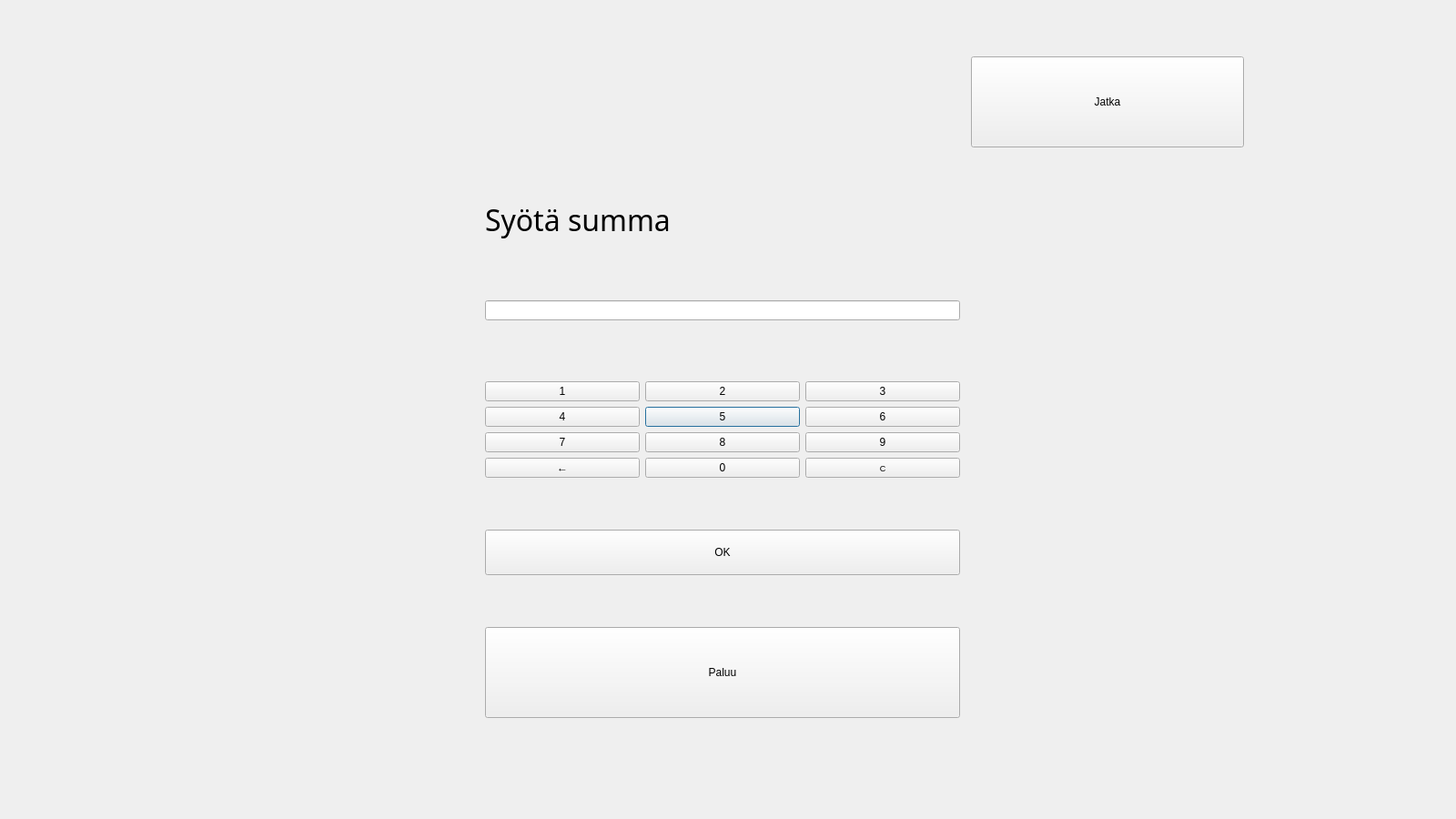
<?xml version="1.0" encoding="UTF-8"?>
<ui version="4.0">
 <class>Amount</class>
 <widget class="QDialog" name="Amount">
  <property name="geometry">
   <rect>
    <x>0</x>
    <y>0</y>
    <width>1600</width>
    <height>900</height>
   </rect>
  </property>
  <property name="windowTitle">
   <string>Nostettava summa</string>
  </property>
  <layout class="QGridLayout" name="gridLayout_2">
   <item row="9" column="2">
    <layout class="QGridLayout" name="gridLayout">
     <item row="1" column="1">
      <widget class="QPushButton" name="btn5">
       <property name="sizePolicy">
        <sizepolicy hsizetype="Preferred" vsizetype="Preferred">
         <horstretch>0</horstretch>
         <verstretch>0</verstretch>
        </sizepolicy>
       </property>
       <property name="text">
        <string>5</string>
       </property>
      </widget>
     </item>
     <item row="1" column="0">
      <widget class="QPushButton" name="btn4">
       <property name="sizePolicy">
        <sizepolicy hsizetype="Preferred" vsizetype="Preferred">
         <horstretch>0</horstretch>
         <verstretch>0</verstretch>
        </sizepolicy>
       </property>
       <property name="text">
        <string>4</string>
       </property>
      </widget>
     </item>
     <item row="0" column="2">
      <widget class="QPushButton" name="btn3">
       <property name="sizePolicy">
        <sizepolicy hsizetype="Preferred" vsizetype="Preferred">
         <horstretch>0</horstretch>
         <verstretch>0</verstretch>
        </sizepolicy>
       </property>
       <property name="text">
        <string>3</string>
       </property>
      </widget>
     </item>
     <item row="2" column="2">
      <widget class="QPushButton" name="btn9">
       <property name="sizePolicy">
        <sizepolicy hsizetype="Preferred" vsizetype="Preferred">
         <horstretch>0</horstretch>
         <verstretch>0</verstretch>
        </sizepolicy>
       </property>
       <property name="text">
        <string>9</string>
       </property>
      </widget>
     </item>
     <item row="0" column="0">
      <widget class="QPushButton" name="btn1">
       <property name="sizePolicy">
        <sizepolicy hsizetype="Preferred" vsizetype="Preferred">
         <horstretch>0</horstretch>
         <verstretch>0</verstretch>
        </sizepolicy>
       </property>
       <property name="text">
        <string>1</string>
       </property>
      </widget>
     </item>
     <item row="2" column="0">
      <widget class="QPushButton" name="btn7">
       <property name="sizePolicy">
        <sizepolicy hsizetype="Preferred" vsizetype="Preferred">
         <horstretch>0</horstretch>
         <verstretch>0</verstretch>
        </sizepolicy>
       </property>
       <property name="text">
        <string>7</string>
       </property>
      </widget>
     </item>
     <item row="0" column="1">
      <widget class="QPushButton" name="btn2">
       <property name="sizePolicy">
        <sizepolicy hsizetype="Preferred" vsizetype="Preferred">
         <horstretch>0</horstretch>
         <verstretch>0</verstretch>
        </sizepolicy>
       </property>
       <property name="text">
        <string>2</string>
       </property>
      </widget>
     </item>
     <item row="2" column="1">
      <widget class="QPushButton" name="btn8">
       <property name="sizePolicy">
        <sizepolicy hsizetype="Preferred" vsizetype="Preferred">
         <horstretch>0</horstretch>
         <verstretch>0</verstretch>
        </sizepolicy>
       </property>
       <property name="text">
        <string>8</string>
       </property>
      </widget>
     </item>
     <item row="1" column="2">
      <widget class="QPushButton" name="btn6">
       <property name="sizePolicy">
        <sizepolicy hsizetype="Preferred" vsizetype="Preferred">
         <horstretch>0</horstretch>
         <verstretch>0</verstretch>
        </sizepolicy>
       </property>
       <property name="text">
        <string>6</string>
       </property>
      </widget>
     </item>
     <item row="3" column="0">
      <widget class="QPushButton" name="btnErase">
       <property name="sizePolicy">
        <sizepolicy hsizetype="Preferred" vsizetype="Preferred">
         <horstretch>0</horstretch>
         <verstretch>0</verstretch>
        </sizepolicy>
       </property>
       <property name="font">
        <font>
         <pointsize>9</pointsize>
        </font>
       </property>
       <property name="text">
        <string>←</string>
       </property>
      </widget>
     </item>
     <item row="3" column="1">
      <widget class="QPushButton" name="btn0">
       <property name="sizePolicy">
        <sizepolicy hsizetype="Preferred" vsizetype="Preferred">
         <horstretch>0</horstretch>
         <verstretch>0</verstretch>
        </sizepolicy>
       </property>
       <property name="text">
        <string>0</string>
       </property>
      </widget>
     </item>
     <item row="3" column="2">
      <widget class="QPushButton" name="btnEmpty">
       <property name="sizePolicy">
        <sizepolicy hsizetype="Preferred" vsizetype="Preferred">
         <horstretch>0</horstretch>
         <verstretch>0</verstretch>
        </sizepolicy>
       </property>
       <property name="font">
        <font>
         <pointsize>7</pointsize>
        </font>
       </property>
       <property name="text">
        <string>C</string>
       </property>
      </widget>
     </item>
    </layout>
   </item>
   <item row="1" column="2">
    <widget class="QLabel" name="labelTimer">
     <property name="minimumSize">
      <size>
       <width>0</width>
       <height>100</height>
      </size>
     </property>
     <property name="font">
      <font>
       <pointsize>20</pointsize>
      </font>
     </property>
     <property name="text">
      <string/>
     </property>
    </widget>
   </item>
   <item row="13" column="0">
    <spacer name="horizontalSpacer">
     <property name="orientation">
      <enum>Qt::Orientation::Horizontal</enum>
     </property>
     <property name="sizeType">
      <enum>QSizePolicy::Policy::Expanding</enum>
     </property>
     <property name="sizeHint" stdset="0">
      <size>
       <width>20</width>
       <height>100</height>
      </size>
     </property>
    </spacer>
   </item>
   <item row="6" column="4">
    <spacer name="horizontalSpacer_2">
     <property name="orientation">
      <enum>Qt::Orientation::Horizontal</enum>
     </property>
     <property name="sizeType">
      <enum>QSizePolicy::Policy::Expanding</enum>
     </property>
     <property name="sizeHint" stdset="0">
      <size>
       <width>20</width>
       <height>40</height>
      </size>
     </property>
    </spacer>
   </item>
   <item row="12" column="2">
    <spacer name="verticalSpacer_4">
     <property name="orientation">
      <enum>Qt::Orientation::Vertical</enum>
     </property>
     <property name="sizeHint" stdset="0">
      <size>
       <width>20</width>
       <height>40</height>
      </size>
     </property>
    </spacer>
   </item>
   <item row="5" column="2">
    <spacer name="verticalSpacer_2">
     <property name="orientation">
      <enum>Qt::Orientation::Vertical</enum>
     </property>
     <property name="sizeHint" stdset="0">
      <size>
       <width>20</width>
       <height>40</height>
      </size>
     </property>
    </spacer>
   </item>
   <item row="3" column="2" rowspan="2" colspan="2">
    <widget class="QLabel" name="label">
     <property name="font">
      <font>
       <family>Broadway</family>
       <pointsize>24</pointsize>
      </font>
     </property>
     <property name="text">
      <string>Syötä summa</string>
     </property>
    </widget>
   </item>
   <item row="2" column="2">
    <spacer name="verticalSpacer_7">
     <property name="orientation">
      <enum>Qt::Orientation::Vertical</enum>
     </property>
     <property name="sizeHint" stdset="0">
      <size>
       <width>20</width>
       <height>40</height>
      </size>
     </property>
    </spacer>
   </item>
   <item row="10" column="2">
    <spacer name="verticalSpacer_5">
     <property name="orientation">
      <enum>Qt::Orientation::Vertical</enum>
     </property>
     <property name="sizeHint" stdset="0">
      <size>
       <width>20</width>
       <height>40</height>
      </size>
     </property>
    </spacer>
   </item>
   <item row="0" column="2">
    <spacer name="verticalSpacer">
     <property name="orientation">
      <enum>Qt::Orientation::Vertical</enum>
     </property>
     <property name="sizeHint" stdset="0">
      <size>
       <width>20</width>
       <height>40</height>
      </size>
     </property>
    </spacer>
   </item>
   <item row="8" column="2">
    <spacer name="verticalSpacer_3">
     <property name="orientation">
      <enum>Qt::Orientation::Vertical</enum>
     </property>
     <property name="sizeHint" stdset="0">
      <size>
       <width>20</width>
       <height>40</height>
      </size>
     </property>
    </spacer>
   </item>
   <item row="11" column="2">
    <widget class="QPushButton" name="btnOk">
     <property name="sizePolicy">
      <sizepolicy hsizetype="Preferred" vsizetype="Preferred">
       <horstretch>0</horstretch>
       <verstretch>0</verstretch>
      </sizepolicy>
     </property>
     <property name="minimumSize">
      <size>
       <width>0</width>
       <height>50</height>
      </size>
     </property>
     <property name="text">
      <string>OK</string>
     </property>
    </widget>
   </item>
   <item row="13" column="2">
    <widget class="QPushButton" name="btnBack">
     <property name="sizePolicy">
      <sizepolicy hsizetype="Preferred" vsizetype="Preferred">
       <horstretch>0</horstretch>
       <verstretch>0</verstretch>
      </sizepolicy>
     </property>
     <property name="minimumSize">
      <size>
       <width>150</width>
       <height>50</height>
      </size>
     </property>
     <property name="text">
      <string>Paluu</string>
     </property>
    </widget>
   </item>
   <item row="6" column="2">
    <widget class="QLineEdit" name="textEnteredAmount">
     <property name="alignment">
      <set>Qt::AlignmentFlag::AlignCenter</set>
     </property>
    </widget>
   </item>
   <item row="14" column="2">
    <spacer name="verticalSpacer_6">
     <property name="orientation">
      <enum>Qt::Orientation::Vertical</enum>
     </property>
     <property name="sizeType">
      <enum>QSizePolicy::Policy::Fixed</enum>
     </property>
     <property name="sizeHint" stdset="0">
      <size>
       <width>20</width>
       <height>100</height>
      </size>
     </property>
    </spacer>
   </item>
   <item row="1" column="4">
    <widget class="QPushButton" name="btnJatka">
     <property name="sizePolicy">
      <sizepolicy hsizetype="Preferred" vsizetype="Preferred">
       <horstretch>0</horstretch>
       <verstretch>0</verstretch>
      </sizepolicy>
     </property>
     <property name="maximumSize">
      <size>
       <width>300</width>
       <height>150</height>
      </size>
     </property>
     <property name="text">
      <string>Jatka</string>
     </property>
    </widget>
   </item>
  </layout>
 </widget>
 <resources/>
 <connections/>
</ui>
